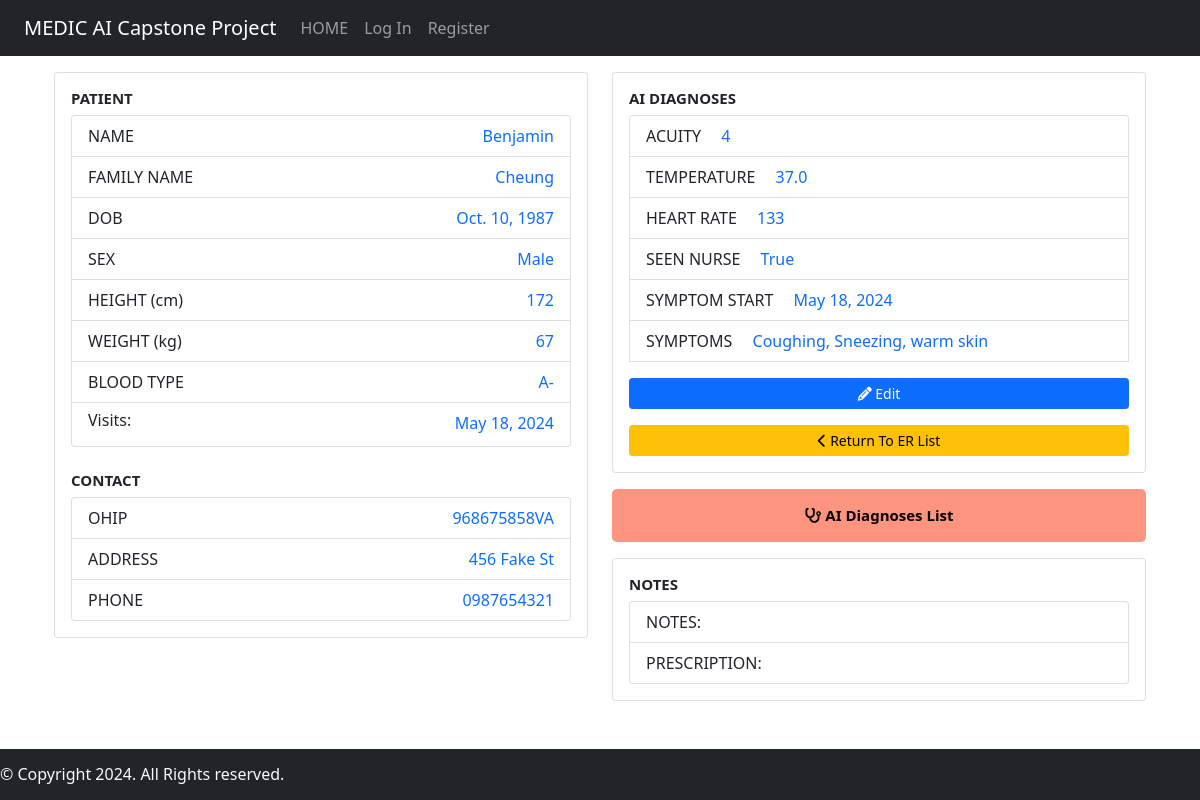
/patientinfo/2, run on an earlier commit of the app's database.
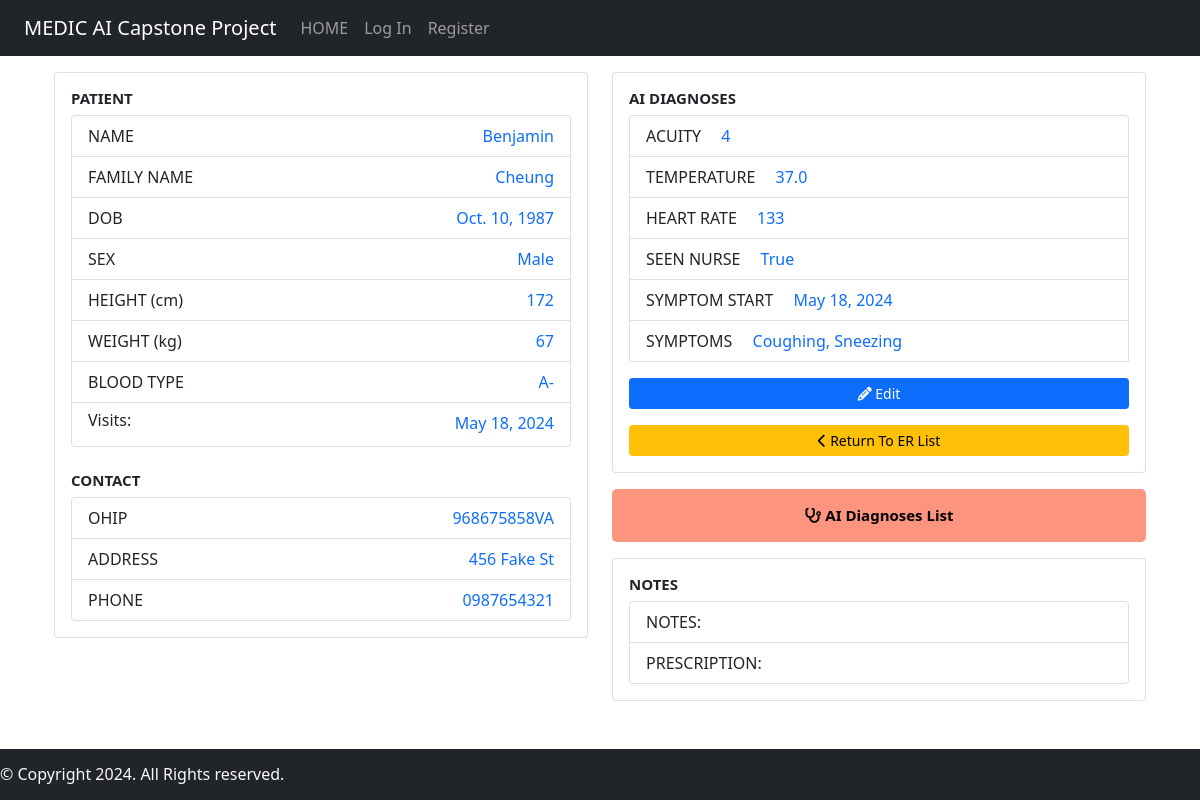
And on a later commit of the database.
### medicAI/models.py (models this page shows)
class Hospital_Visit(models.Model):
    ACUITY_CHOICES = [
        ('1', '1'),
        ('2', '2'),
        ('3', '3'),
        ('4', '4'),
        ('5', '5'),
    ]
    patient = models.ForeignKey(Patient, on_delete=models.CASCADE)
    symptom_start_date = models.DateField(default=timezone.now, blank=True)
    acuity = models.CharField(max_length=1, choices=ACUITY_CHOICES, default='5')
    temperature = models.DecimalField(
        max_digits=3,
        decimal_places=1,
        null=True,
        blank=True,
        validators=[MinValueValidator(30), MaxValueValidator(45)]
    )
    heart_rate = models.IntegerField(null=True, blank=True)
    prescription = models.CharField(max_length=200, blank=True)
    diagnosis = models.CharField(max_length=200, blank=True)
    seen_nurse = models.BooleanField(default=False)
    er_doctor = models.ForeignKey(User, on_delete=models.CASCADE, null=True)
    symptoms = models.CharField(max_length=500, null=True, blank=True )

### medicAI/views.py (the view)
# urls.py: path("patientinfo/<str:patient_id>", views.patient_info, name="patientinfo"),
def patient_info(request, patient_id):
    patient = Patient.objects.get(pk=patient_id)
    visit_list = Hospital_Visit.objects.filter(patient=patient_id).order_by('-symptom_start_date')
    most_recent_visit = visit_list.first()
    context= {
        'patient': patient,
        'visit_list' : visit_list,
        'current_visit': most_recent_visit
    }
    return render(request, "medicAI/patientinfo.html", context)

### medicAI/templates/medicAI/patientinfo.html (shortened to what the changed rows need)
{% extends "medicAI/layout.html" %}
{% block body %}
<div class="container" style="margin-top: 1rem; margin-bottom: 3rem;">
    <div class="row">
        <div class="col-md-6">
            <div class="card" style="margin-bottom: 1rem;">
                <div class="card-body">
                    <ul class="list-group">
                        <li class="list-group-item" style="display: inline-block;">
                            <ul class="list-group text-primary" style="list-style-type: none; padding-left: 0;float: right;">
                                {% for visit in visit_list %}
                                <li>{{ visit.symptom_start_date }}</li>
                                {% endfor %}
                            </ul>
                        </li>
                    </ul>
                    <br/>
                </div>
            </div>
        </div>
        <div class="col-md-6">
            <div class="card" style="margin-bottom: 1rem;">
                <div class="card-body">
                    <ul class="list-group">
                        <li class="list-group-item">ACUITY &emsp;<span class="text-primary">{{ current_visit.acuity }}</span></li>
                        <li class="list-group-item">TEMPERATURE &emsp;<span class="text-primary">{{ current_visit.temperature }}</span></li>
                        <li class="list-group-item">HEART RATE &emsp;<span class="text-primary">{{ current_visit.heart_rate }}</span></li>
                        <li class="list-group-item">SEEN NURSE &emsp;<span class="text-primary">{{ current_visit.seen_nurse }}</span> </li>
                        <li class="list-group-item">SYMPTOM START &emsp;<span class="text-primary">{{ current_visit.symptom_start_date }}</span></li>
                        <li class="list-group-item">SYMPTOMS &emsp;<span class="text-primary">{{ current_visit.symptoms }}</span></li>
                    </ul>
                </div>
            </div>
        </div>
    </div>
</div>
{% endblock %}

What changed in the data, as far as the page shows it:
changed Hospital_Visit "True": symptoms "Coughing, Sneezing, warm skin" → "Coughing, Sneezing"
